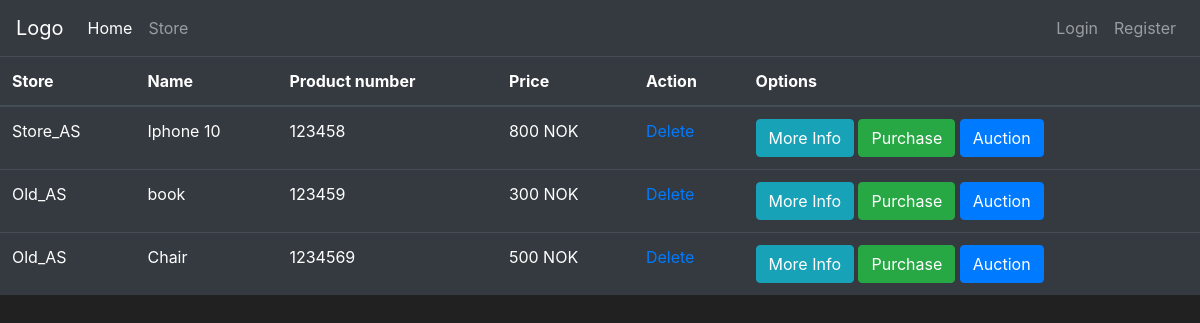
/store, run on an earlier commit of the app's database.
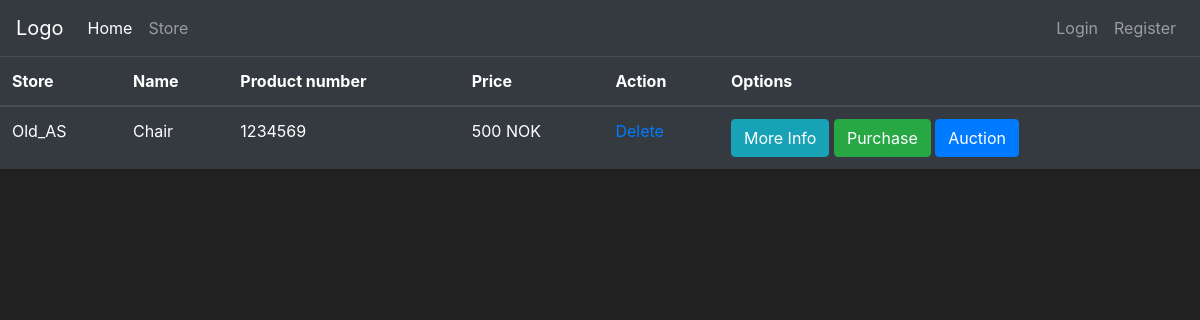
And on a later commit of the database.
### app_flask/models.py (models this page shows, shortened)
class Goods(db.Model):
    id = db.Column(db.Integer, primary_key=True)
    name = db.Column(db.String(30), unique=True, nullable=False)
    description = db.Column(db.String(70), unique=False, nullable=False)
    price = db.Column(db.Integer, unique=False, nullable=False)
    product_number = db.Column(db.String(length=6), nullable=False, unique=True)
    user_owner = db.Column(db.Integer(), db.ForeignKey('user.id'))
    store_owner = db.Column(db.Integer(), db.ForeignKey('store.id'))
    def __repr__(self):
        return f"Item table: \n id: {self.id} name: {self.name} | price: {self.price} | barcode {self.product_number} | description: {self.description} | user owner: {self.user_owner} | store owner {self.store_owner} "

class Store(db.Model):
    id = db.Column(db.Integer(), primary_key=True)
    store_name = db.Column(db.String(length=30), nullable=False, unique=True)
    street_address = db.Column(db.String(length=40), nullable=False)
    street_number = db.Column(db.Integer(), nullable=False)
    postal_code = db.Column(db.Integer(), nullable=False)
    province = db.Column(db.String(length=50), nullable=False)
    store_email = db.Column(db.String(length=50), nullable=False, unique=True)
    store_phone = db.Column(db.Integer(), nullable=False)
    user_owner = db.Column(db.Integer(), db.ForeignKey('user.id'))
    goods = db.relationship('Goods', backref='owned_store', lazy=True)
    def __repr__(self):
        return f"Store table: \n id: {self.id} store_name: {self.store_name} | Address: {self.street_address} \n" \
               f" {self.street_number} | postal_code: {self.postal_code} | province: {self.province} \n  " \
               f"| store_email: {self.store_email} | phonenumber: {self.store_phone} | owner: {self.user_owner} "

### app_flask/routes.py (the view, shortened to what this page needs)
@app.route("/store", methods=["POST", "GET"])
def store_page():
    buy_form = BuyGoodsForm()
    if request.method == "GET":
        items = db.session.query(Goods, Store).filter(Store.id == Goods.store_owner).all()
        print(items)
        return render_template("store.html", items=items, buy_form=buy_form)

### app_flask/templates/store.html (shortened to what this page needs)
{% extends 'base.html' %}
{% block content %}
            <table class="table table-hover table-dark">
    <thead>
        <tr>
            <th scope="col">Store</th>
            <th scope="col">Name</th>
            <th scope="col">Product number</th>
            <th scope="col">Price</th>
            <th scope="col">Action</th>
            <th scope="col">Options</th>
        </tr>
    </thead>
    <tbody>
                {% for item, store in items %}
                <tr>
                    <td>{{store.store_name}}</td>
                    <td>{{item.name}}</td>
                    <td>{{item.product_number}}</td>
                    <td>{{item.price}} NOK</td>
                    <td class=".table-striped"><a href="{{ url_for('delete_goods', id=item.id)}}">Delete</a></td>
                    <td>
                        <button class="btn btn-outline btn-info" data-toggle="modal" data-target="#Modal-MoreInfo-{{ item.id }}">More Info</button>
                        <button class="btn btn-outline btn-success" data-toggle="modal" data-target="#Modal-PurchaseConfirm-{{ item.id }}" >Purchase</button>
                        <button class="btn btn-outline btn-primary" >Auction</button>
                    </td>
                </tr>
                {% endfor %}
    </tbody>
    </table>
{% endblock %}

### app_flask/templates/base.html (shortened to what this page needs)
<!doctype html>
<html lang="en">
   <head>
      <link rel="stylesheet" href="https://cdn.jsdelivr.net/npm/bootstrap@4.5.3/dist/css/bootstrap.min.css">
   </head>
   <body>
    <nav class="navbar navbar-expand-md navbar-dark bg-dark">
        <a class="navbar-brand" href="{{ url_for('home_page') }}">Logo</a>
        <div class="collapse navbar-collapse" id="navbarNav">
            <ul class="navbar-nav mr-auto">
                <li class="nav-item active">
                    <a class="nav-link" href="{{ url_for('home_page') }}">Home <span class="sr-only">(current)</span></a>
                </li>
                <li class="nav-item">
                    <a class="nav-link" href="{{ url_for('store_page') }}">Store</a>
                </li>
            </ul>
            {% if current_user.is_authenticated and current_user.profile_type==1 %}
            <ul class="navbar-nav">
                <li class="nav-item">
                    <a class="nav-link" href="{{ url_for('add_goods')}}">Post an item</a>
                </li>
                <li class="nav-item">
                    <a class="nav-link" href="#" style="color:lightblue">{{ current_user.cash }} NOK</a>
                </li>
                <li class="nav-item">
                    <a class="nav-link">{{ current_user.username }}</a>
                </li>
                <li class="nav-item">
                    <a class="nav-link" href="{{ url_for('logout_page') }}">logout</a>
                </li>
            </ul>
            {% else %}
            <ul class="navbar-nav">
                <li class="nav-item">
                    <a class="nav-link" href="{{ url_for('login_page')}}">Login</a>
                </li>
                <li class="nav-item">
                    <a class="nav-link" href="{{ url_for('register_user_page')}}">Register</a>
                </li>
            </ul>
            {% endif %}
        </div>
      </nav>
      {% block content %}
      {% endblock %}
   </body>
</html>

### app_flask/templates/base.html (style rules this page uses)
body { color: white; background-color: #212121; }

What changed in the data, as far as the page shows it:
no longer on this page (row edited): Goods: store_name "Store_AS", name "Iphone 10", product_number "123458", price "800"
no longer on this page (row edited): Goods: store_name "Old_AS", name "book", product_number "123459", price "300"
